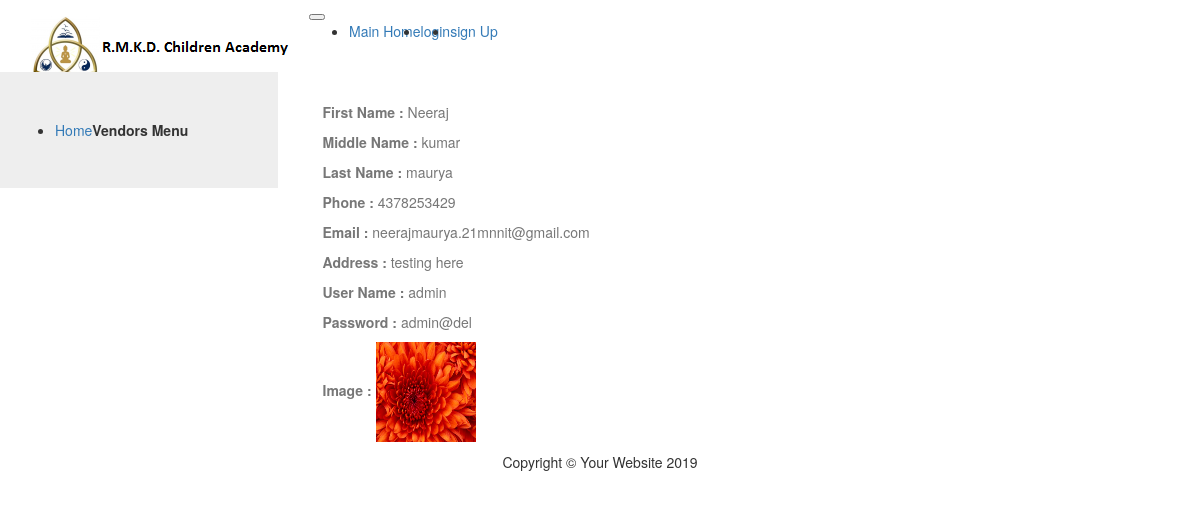
The page /vendors/auth/detail/1 on the database its author committed.
### vendors/vendorauth/models.py (models this page shows, shortened)
class vendors(models.Model):
    fname = models.CharField(max_length=15)
    mname = models.CharField(max_length=15)
    lname = models.CharField(max_length=15)
    phone = models.PositiveIntegerField()
    email = models.EmailField(max_length=254, blank=False, unique=True, validators=[validate_email])
    address = models.TextField(blank=True, max_length=200)
    image = models.ImageField(blank=True,upload_to='images/')
    username=models.CharField(max_length=20)
    password=models.CharField(max_length=20)
    confirm_password=models.CharField(max_length=20)
    created = models.DateTimeField(auto_now=True)
    updated = models.DateTimeField(auto_now=True)

### vendors/vendorauth/views.py (the view)
# urls.py: path('detail/<int:cst_id>', views.detail, name="details"),
def detail(request,cst_id):
        cstdetail = get_object_or_404(vendors,pk=cst_id)
        return render(request, 'vendorauth/detail.html',{'cstdetail':cstdetail})

### vendors/vendorauth/templates/vendorauth/detail.html
{% extends 'base-vendors.html' %}
{% load static %}
{% block content %}
<div class="col-md-12">
    <p>&nbsp;</p>
    <div class="card mb-8">
      <div class="card-footer text-muted card mb-4">
       <p><b>First Name :</b> {{cstdetail.fname}}</p>
       <p><b>Middle Name :</b> {{cstdetail.mname}}</p>
       <p><b>Last Name :</b> {{cstdetail.lname}}</p>
       <p><b>Phone :</b> {{cstdetail.phone}}</p>
       <p><b>Email :</b> {{cstdetail.email}}</p>
       <p><b>Address :</b> {{cstdetail.address}}</p>
       <p><b>User Name :</b> {{cstdetail.username}}</p>
       <p><b>Password :</b> {{cstdetail.password}}</p>
       <p><b>Image :</b> <img class="card-img-top" src="{{ cstdetail.image.url }}" alt="Card image cap" width="100px" height="100px"></p>
      </div>
    </div>
  </div>
{% endblock %}

### rows shown on the page
vendors: fname "Neeraj", mname "kumar", lname "maurya", phone "4378253429", email "neerajmaurya.21mnnit@gmail.com", address "testing here", username "admin", password "admin@del", image (picture)
